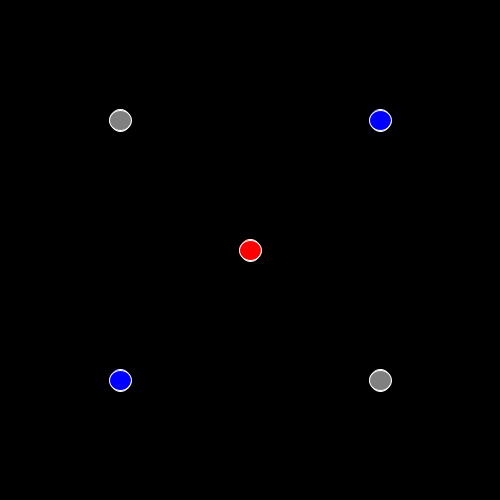
Frame 1 (no input)
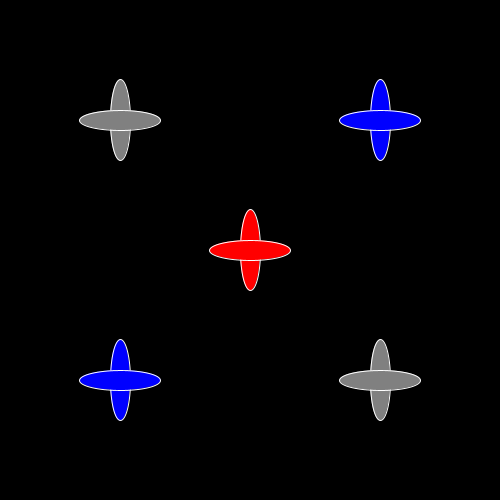
Frame 60 (the mouse pressed at the canvas centre just before this capture)
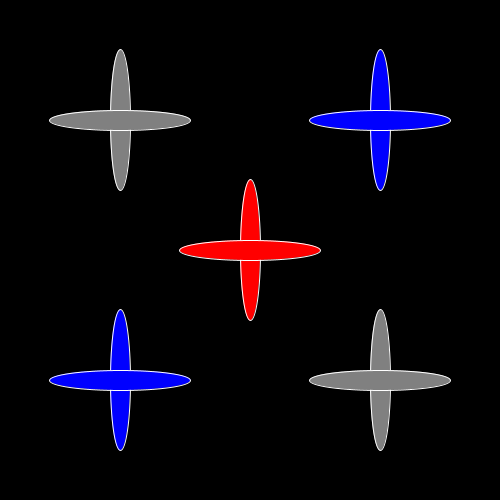
Frame 120 (the mouse held since frame 60 and released just before this capture)

The Processing sketch that drew these frames (run headless with seeded random() and noise(); from frame 60 on, the mouse is pressed at the canvas centre):

// Processing sketch: processing_10808
// ── processing_10808.pde

void setup ()
{
  size (500,500); // window 500x500
  background(0);  // black
  smooth();
  loop();
 stroke(255);   // white
}
int a = 255; int b = 128; int c = 0;

int y = 1; int x = 1;

void draw ()
{
  y = y + 1;
  x = x + 1;
  if (y > 200 && x > 200){
  y =20; x =20; // loop
}
  background(c);  // black
  fill(a,0,0);
  // Center Elipse red color
  ellipse (height/2,width/2,20, 20+y);
  ellipse(height/2,width/2, x+20,20);
  //Left up Elipse
  fill(b,b,b);
  ellipse(120,120,20,20+y);
  ellipse(120,120,x+20,20);
  // Right up Elipse
  fill(c,c,a);
  ellipse(380,120,20,20+y);
  ellipse(380,120,x+20,20);
  //  left down Elipse
  ellipse(120,380,20,20+y);
  ellipse(120,380,x+20,20);
  //  right down Elipse
  fill(b,b,b);
  ellipse(380,380,20,20+y);
  ellipse(380,380,x+20,20);
  // change color if key pressed 
  if (keyPressed){
    a = 90;
    b = 200;
    c = 145;
  }
  //change color if mouse pressed
  if (mousePressed){
   a = 255;
  b = 128;
 c = 0; 
  }
}
